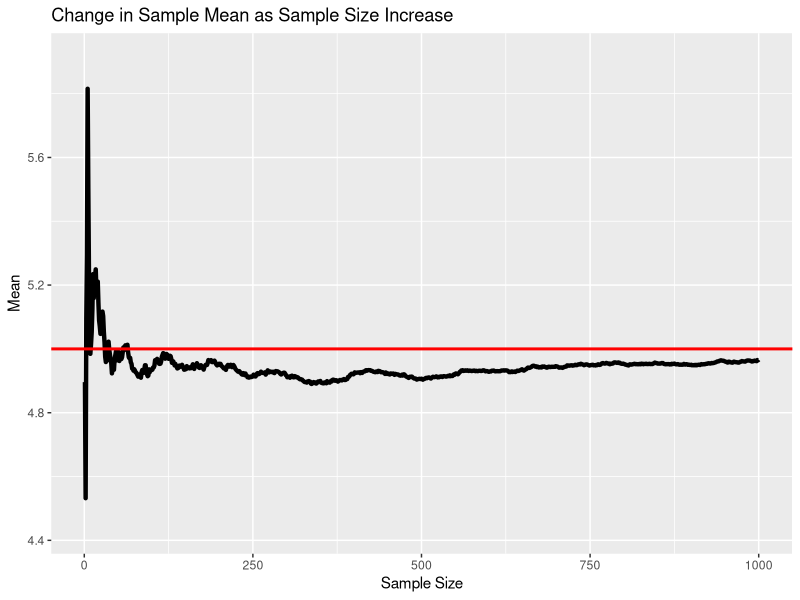
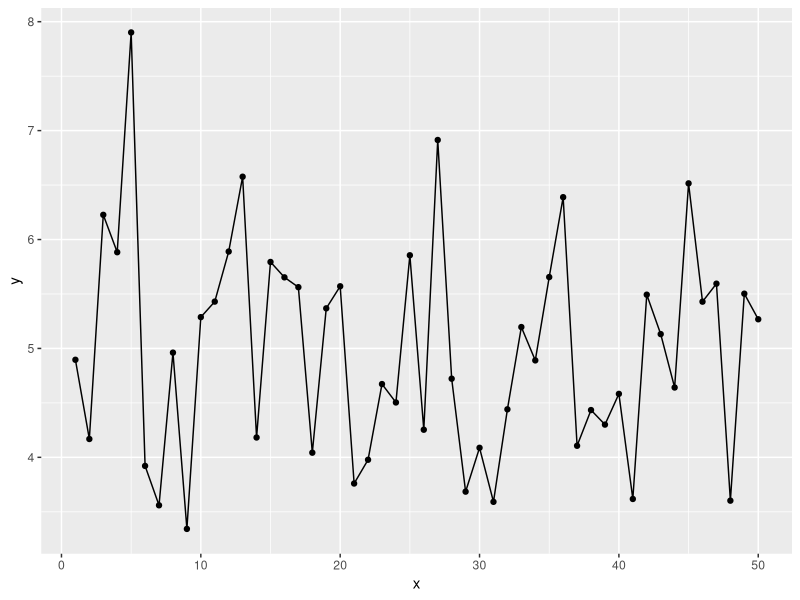

Source code (R) for these figures, in order: (Note: this script raises an error after producing the figures.)
lambda=0.2

#thousand simulation, 40 exponentials

#given that lambda is 0.2, the expected mu=5 and sd=5

library(ggplot2)

##for means

exp<-c()
for (i in 1:1000){
  exp<-rbind(exp,rexp(40,0.2))
}

mns<-c()
for (i in 1:1000) {
  mns[i]<-mean(exp[i,])
}
means<-cumsum(mns[1:1000])/(1:1000) ## cumulative means. how the mean changes as the sample size increases

g_m<-ggplot(data.frame(x=1:1000, y=means), aes(x=x, y=y))+geom_line(size=1.5)
g_m<-g_m+ylim(min(means)-0.1,max(means)+0.1)+geom_hline(yintercept=5, size=1, color="red")
g_m<-g_m+labs(title="Change in Sample Mean as Sample Size Increase", x="Sample Size", y="Mean")

means[1000]

##for var

#sample var=sigma^2/n 




p1<-ggplot(data.frame(x=1:50, y=mns[1:50]), aes(x=x, y=y))+geom_point()+geom_line(size=0.5)
p1<-p1+ylim(min(mns[1:50]-qnorm(0.975)*sqrt(vrs[1:50]/40))-0.1,max(mns[1:50]+qnorm(0.975)*sqrt(vrs[1:50]/40))+0.1)+geom_hline(yintercept=5, size=1, color="red")
p1<-p1+labs(title="Change in Sample Mean as Sample Size Increase", x="Sample Size", y="Mean")
p1<-p1+geom_pointrange(aes(ymin=mns[1:50]-qnorm(0.975)*sqrt(vrs[1:50]/40), ymax=mns[1:50]+qnorm(0.975)*sqrt(vrs[1:50]/40)), color=ifelse(mns[1:50]-qnorm(0.975)*sqrt(vrs[1:50]/40)>5 | mns[1:50]+qnorm(0.975)*sqrt(vrs[1:50]/40)<5, "red","black"), alpha=0.2)
p1